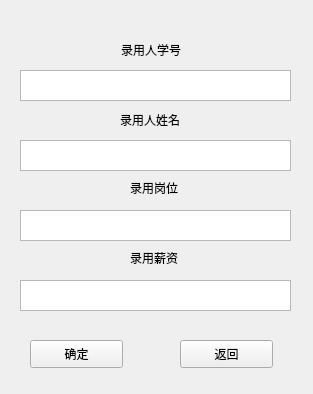
<?xml version="1.0" encoding="UTF-8"?>
<ui version="4.0">
 <class>Form</class>
 <widget class="QWidget" name="Form">
  <property name="geometry">
   <rect>
    <x>0</x>
    <y>0</y>
    <width>313</width>
    <height>394</height>
   </rect>
  </property>
  <property name="windowTitle">
   <string>Form</string>
  </property>
  <widget class="QLabel" name="label">
   <property name="geometry">
    <rect>
     <x>121</x>
     <y>40</y>
     <width>81</width>
     <height>20</height>
    </rect>
   </property>
   <property name="text">
    <string>录用人学号</string>
   </property>
  </widget>
  <widget class="QLabel" name="label_2">
   <property name="geometry">
    <rect>
     <x>120</x>
     <y>110</y>
     <width>81</width>
     <height>20</height>
    </rect>
   </property>
   <property name="text">
    <string>录用人姓名</string>
   </property>
  </widget>
  <widget class="QLabel" name="label_3">
   <property name="geometry">
    <rect>
     <x>130</x>
     <y>180</y>
     <width>72</width>
     <height>15</height>
    </rect>
   </property>
   <property name="text">
    <string>录用岗位</string>
   </property>
  </widget>
  <widget class="QLabel" name="label_4">
   <property name="geometry">
    <rect>
     <x>130</x>
     <y>250</y>
     <width>72</width>
     <height>15</height>
    </rect>
   </property>
   <property name="text">
    <string>录用薪资</string>
   </property>
  </widget>
  <widget class="QTextBrowser" name="textBrowser">
   <property name="geometry">
    <rect>
     <x>20</x>
     <y>70</y>
     <width>271</width>
     <height>31</height>
    </rect>
   </property>
  </widget>
  <widget class="QTextBrowser" name="textBrowser_2">
   <property name="geometry">
    <rect>
     <x>20</x>
     <y>140</y>
     <width>271</width>
     <height>31</height>
    </rect>
   </property>
  </widget>
  <widget class="QTextBrowser" name="textBrowser_3">
   <property name="geometry">
    <rect>
     <x>20</x>
     <y>210</y>
     <width>271</width>
     <height>31</height>
    </rect>
   </property>
  </widget>
  <widget class="QTextBrowser" name="textBrowser_4">
   <property name="geometry">
    <rect>
     <x>20</x>
     <y>280</y>
     <width>271</width>
     <height>31</height>
    </rect>
   </property>
  </widget>
  <widget class="QPushButton" name="pushButton">
   <property name="geometry">
    <rect>
     <x>30</x>
     <y>340</y>
     <width>93</width>
     <height>28</height>
    </rect>
   </property>
   <property name="text">
    <string>确定</string>
   </property>
  </widget>
  <widget class="QPushButton" name="pushButton_2">
   <property name="geometry">
    <rect>
     <x>180</x>
     <y>340</y>
     <width>93</width>
     <height>28</height>
    </rect>
   </property>
   <property name="text">
    <string>返回</string>
   </property>
  </widget>
 </widget>
 <resources/>
 <connections/>
</ui>
